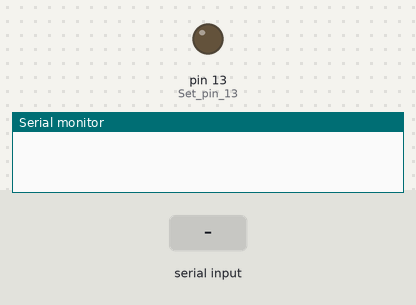
A sketch run on a simulated Arduino Uno, built with avr-gcc and run on an emulated ATmega328P. Parts: output pins drawn as LEDs (lit = HIGH), the last lines printed to the serial monitor. The inputs (shaded band) are chosen by the test bench.

Above: at 1.2 s.
1.3 s: "on" received over the second serial link
At 3.5 s:
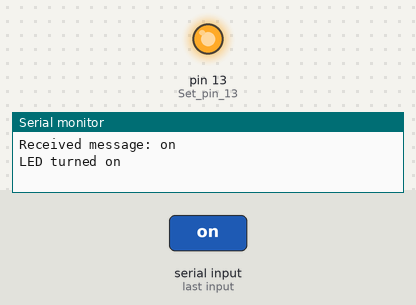
3.8 s: "off" received over the second serial link
At 5.5 s:
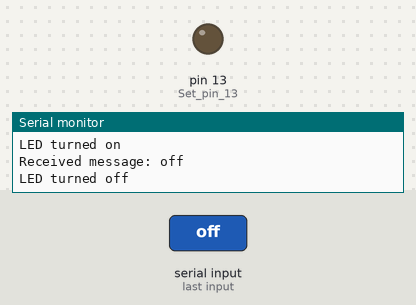
Timing chart, 0 to 7.0 s (numbered marks = the images above; inputs shaded):
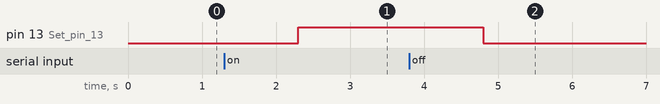

The sketch:

arduino_communitcation.ino
```cpp
#include <SoftwareSerial.h>


SoftwareSerial configBt(10, 11); // RX, TX
void setup(){
  Serial.begin(9600);
  configBt.begin(9600);
  pinMode(13, OUTPUT); // Set pin 13 (built-in LED) as output
}


void loop(){

  if(configBt.available()){
    String receivedMsg = configBt.readString();
    Serial.print("Received message: ");
    Serial.println(receivedMsg);
    // Check the received message and take action
    if(receivedMsg.indexOf("on") != -1){
      digitalWrite(13, HIGH); // Turn LED on
      Serial.println("LED turned on");
    }
    else if(receivedMsg.indexOf("off") != -1){
      digitalWrite(13, LOW); // Turn LED off
      Serial.println("LED turned off");
    }
    // Add more conditions as needed based on your message format
    // Clear the received message buffer
    receivedMsg = "";
  }

  if(Serial.available()){
    configBt.write(Serial.read());
  }

}
```

Measured:
- after the input at 1.3 s, pin 13 (Set_pin_13): LOW → HIGH after 1.0 s
- after the input at 3.8 s, pin 13 (Set_pin_13): HIGH → LOW after 1.0 s
